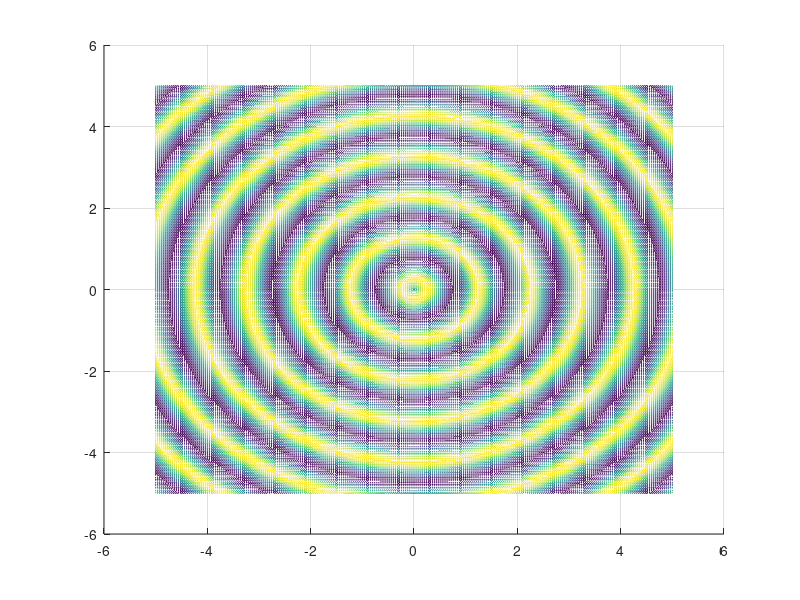

This chart was generated by the following MATLAB code:
Ta = 1/25;
t = 0:Ta:5;
x1 = -5:Ta:5;
x2 = -5:Ta:5;
N = length(t);
N1 = length(x1);
r = zeros(N,N1);

for n = 1:N
    tic
    for i = 1:N1
        r(i, :) = 2*sin(2*pi * sqrt(x1(i)^2 + x2.^2) - 2*pi*t(n));
    end
    mesh(x1, x2, r)
    view(2)
    drawnow()
    pause(Ta-toc)
end



